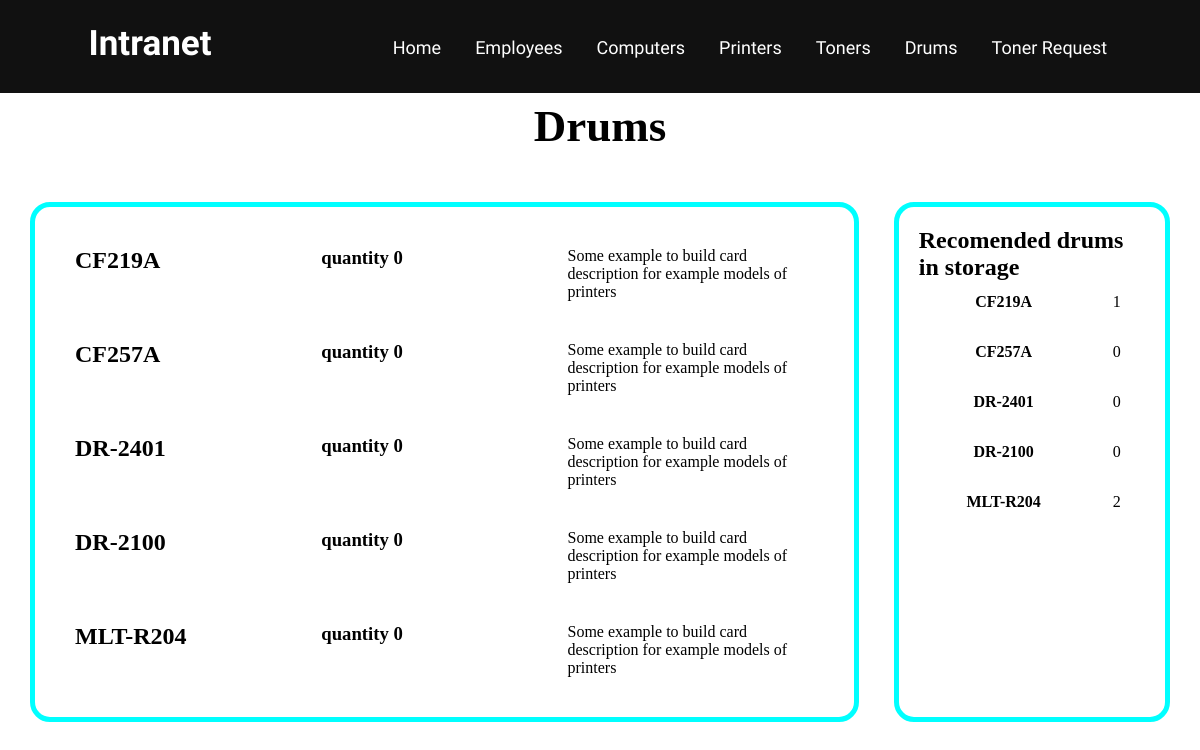
Page /drums/ on the committed database.
### app/models.py (models this page shows, shortened)
class Drum(models.Model):
    manufacturer = models.CharField(max_length=32)
    model = models.CharField(max_length=32)
    quantity = models.IntegerField()
    recomended_quantity = models.IntegerField()
    document = models.FileField(upload_to='uploads/%Y%m%d/', blank=True, null=True)

### app/views.py (the view)
# urls.py: path('drums/', drums, name='drums'),
def drums(request):
    drums = Drum.objects.all()
    context = {
        'drums': drums,
    }
    return render(request, 'drums.html', context)

### templates/drums.html
{% extends "index.html" %}
{% load static %}
{% block content %}
<h1 class="title">Drums</h1>
<section class="drums">
    <article  class="drum-left">
        {% for drum in drums %}
            <article class="drum-body">
                <h2 class="card-title">{{ drum.model}}</h2>
                <h3 class="card-subtitle">quantity {{ drum.quantity }}</h3>
                <p class="card-text">Some example to build card description for example models of printers</p>
            </article>
        {% endfor %}
    </article>
    <article class="drum-right">
        <h2>Recomended drums in storage</h2>
        <div class="card-body">
            {% for drum in drums %}
                <h4>{{ drum.model }}</h4>
                <p>{{ drum.recomended_quantity }}</p>
            {% endfor %}
        </div>
    </article>
</section>
{% endblock content %}

### static/css/style.css (style rules this page uses)
* { margin: 0; padding: 0; box-sizing: border-box; text-decoration: none; list-style: none; }
html { scroll-behavior: smooth; }
.title { display: flex; justify-content: center; font-size: 45px; }

### static/css/common.css (style rules this page uses)
.toners, .drums { display: grid; grid-template-columns: 3fr 1fr; column-gap: 35px; row-gap: 35px; justify-content: center; margin: 50px 30px 30px 30px; }
.toner-right, .drum-right { display: grid; grid-template-rows: 50px 3fr; padding: 20px; border: 5px solid aqua; border-radius: 20px; }
.toner-right .card-body, .drum-right .card-body { display: grid; grid-template-columns: 3fr 1fr; grid-auto-rows: 50px; align-items: center; justify-items: center; }
.toner-left, .drum-left { display: grid; padding: 20px; border: 5px solid aqua; border-radius: 20px; }
.toner-left .toner-body, .drum-left .drum-body { display: grid; grid-template-columns: 1fr 1fr 1fr; align-content: center; margin: 20px; }

### rows in the picture
Drum: model "CF219A", quantity "0", recomended_quantity "1"
Drum: model "CF257A", quantity "0", recomended_quantity "0"
Drum: model "DR-2401", quantity "0", recomended_quantity "0"
Drum: model "DR-2100", quantity "0", recomended_quantity "0"
Drum: model "MLT-R204", quantity "0", recomended_quantity "2"
